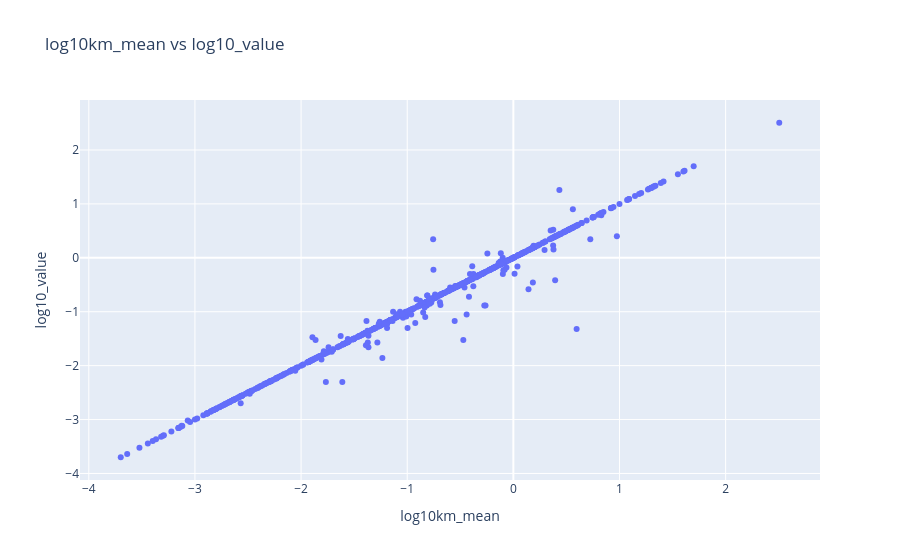

Here is the notebook cell this chart was saved with:
### Code cell
#log10km_mean vs log10_value: Stabilized version of above; better for linear modeling
fig2 = px.scatter(
    km_df,
    x="log10km_mean",
    y="log10_value",
    title="log10km_mean vs log10_value"
    hover_data = ["substrate_smiles"]
)
fig2.show()

### Figure 1 — Plotly figure (JSON) as saved in the notebook; plotly's stock layout.template omitted (floating-point values rounded to 4 significant figures; data arrays with more than 128 entries replaced by an {"elided": "..."} marker saying what was removed)
{"data": [{"hovertemplate": "log10km_mean=%{x}<br>log10_value=%{y}<extra></extra>", "legendgroup": "", "marker": {"color": "#636efa", "symbol": "circle"}, "mode": "markers", "name": "", "orientation": "v", "showlegend": false, "type": "scatter", "x": {"elided": "718 float values"}, "xaxis": "x", "y": {"elided": "718 float values"}, "yaxis": "y"}], "layout": {"legend": {"tracegroupgap": 0}, "title": {"text": "log10km_mean vs log10_value"}, "xaxis": {"anchor": "y", "domain": [0, 1], "title": {"text": "log10km_mean"}}, "yaxis": {"anchor": "x", "domain": [0, 1], "title": {"text": "log10_value"}}}}
